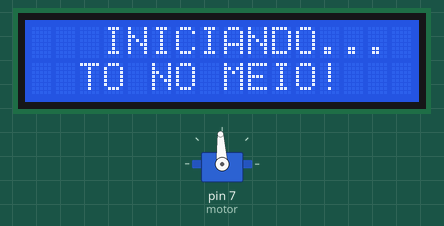
This sketch was run on a simulated Arduino Uno, built with avr-gcc and run on an emulated ATmega328P. Shown: 16×2 character LCD, servo.

Above: at 0.1 s.
At 1.8 s:
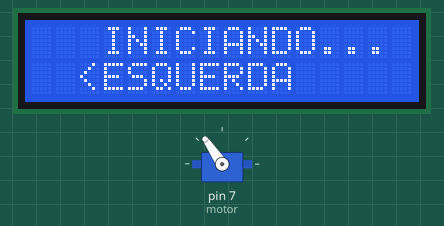
At 12.3 s:
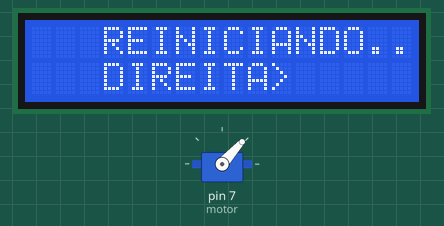
At 35.5 s:
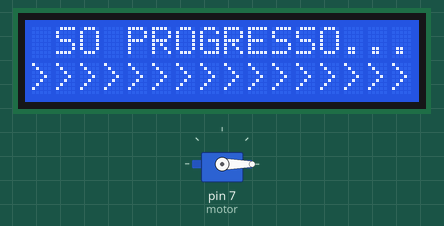
Timing chart, 0 to 40.0 s (numbered marks = the images above):
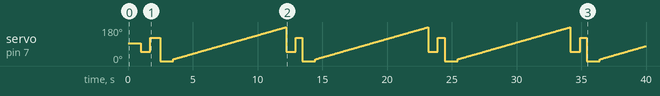

The sketch:

arudino.ino
```cpp
#include <LiquidCrystal.h>
#include <Servo.h>

const int motor= 7;
LiquidCrystal lcd(13, 12, 11, 10, 9, 8);
Servo smotor;
bool control= false;

void setup() {
    lcd.begin(16, 2);
    smotor.attach(motor);
    Serial.begin(9600);
}

void loop() {
    if (!control) {
        smotor.write(93);
        lcd.setCursor(3,0);
        lcd.print("INICIANDO...");
        lcd.setCursor(2,1);
        lcd.print("TO NO MEIO!");
        delay(900);

        lcd.clear();
        smotor.write(48);
        lcd.setCursor(3,0);
        lcd.print("INICIANDO...");
        lcd.setCursor(3,1);
        lcd.print("DIREITA>");
        delay(750);

        lcd.clear();
        smotor.write(124);
        lcd.setCursor(3,0);
        lcd.print("INICIANDO...");
        lcd.setCursor(2,1);
        lcd.print("<ESQUERDA");
        delay(750);
        control=true;
    }

    lcd.clear();
    smotor.write(0);
    lcd.setCursor(1,0);
    lcd.print("SO PROGRESSO...");
    lcd.setCursor(0,1);
    lcd.print(">>>>>>>>>>>>>>>>");
    delay(1000);

    lcd.clear();
    lcd.setCursor(3,0);
    lcd.print("SUBINDO...");
    delay(10);
    for (int i=10; i<180; i++) {
        smotor.write(i);
        lcd.setCursor(6,1);
        lcd.print(i);
        lcd.setCursor(4,1);
        lcd.print(">");
        lcd.setCursor(10,1);
        lcd.print("<");
        delay(50);
    }

    lcd.clear();
    smotor.write(48);
    lcd.setCursor(3,0);
    lcd.print("REINICIANDO...");
    lcd.setCursor(3,1);
    lcd.print("DIREITA>");
    delay(750);

    lcd.clear();
    smotor.write(124);
    lcd.setCursor(3,0);
    lcd.print("REINICIANDO...");
    lcd.setCursor(2,1);
    lcd.print("<ESQUERDA");
    delay(500);

}
```

Measured:
- what the display in image 1 shows lasts 0.8 s, from 1.7 s to 2.5 s
